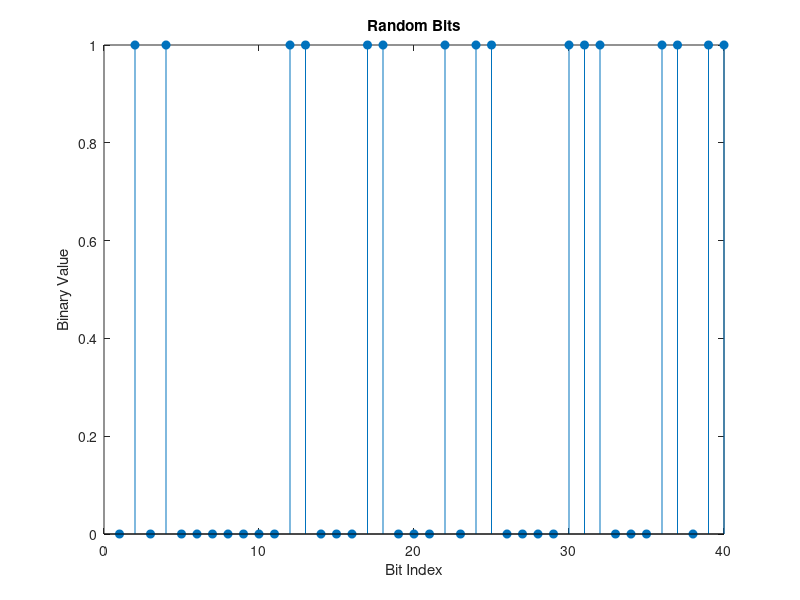
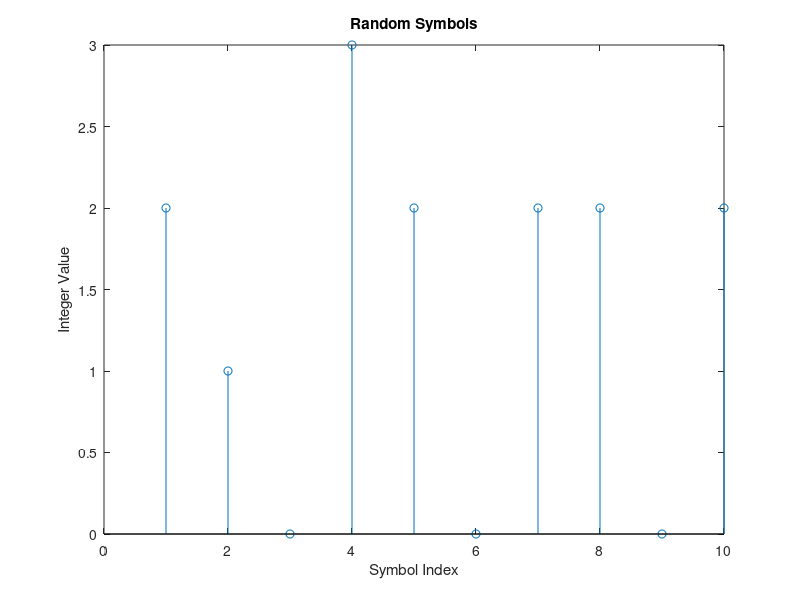
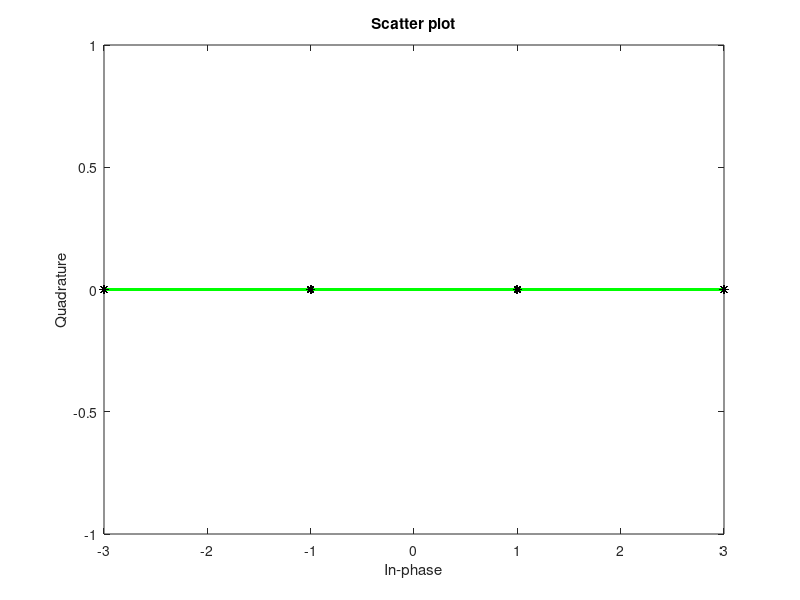

The MATLAB source for these figures, in order:
M = 4;                     % Size of signal constellation
k = log2(M);                % Number of bits per symbol
n = 30000;                  % Number of bits to process
numSamplesPerSymbol = 1;    % Oversampling factor

% Create a binary data stream as a column vector
%rng default                 % Use default random number generator
dataIn = randi([0 1],n,1);  % Generate vector of binary data

% Plot the first 40 bits in a stem plot
stem(dataIn(1:40),'filled');
title('Random Bits');
xlabel('Bit Index');
ylabel('Binary Value');

% Perform a bit-to-symbol mapping
dataInMatrix = reshape(dataIn,length(dataIn)/k,k);   % Reshape data into binary 4-tuples
dataSymbolsIn = bi2de(dataInMatrix);                 % Convert to integers

% Plot the first 10 symbols in a stem plot
figure; % Create new figure window.
stem(dataSymbolsIn(1:10));
title('Random Symbols');
xlabel('Symbol Index');
ylabel('Integer Value');

% Apply modulation
dataMod = pammod(dataSymbolsIn,M,0);         % Binary coding, phase offset = 0
dataModG = pammod(dataSymbolsIn,M,0,'gray'); % Gray coding, phase offset = 0

% Calculate the SNR when the channel has an Eb/N0 = 10 dB.
EbNo = 10;
snr = EbNo + 10*log10(k) - 10*log10(numSamplesPerSymbol);

% Pass the signal through the AWGN channel for both the binary and Gray coded symbol mappings.
receivedSignal = awgn(dataMod,snr,'measured');
receivedSignalG = awgn(dataModG,snr,'measured');

sPlotFig = scatterplot(receivedSignal,1,0,'g.');
hold on
scatterplot(dataMod,1,0,'k*',sPlotFig)